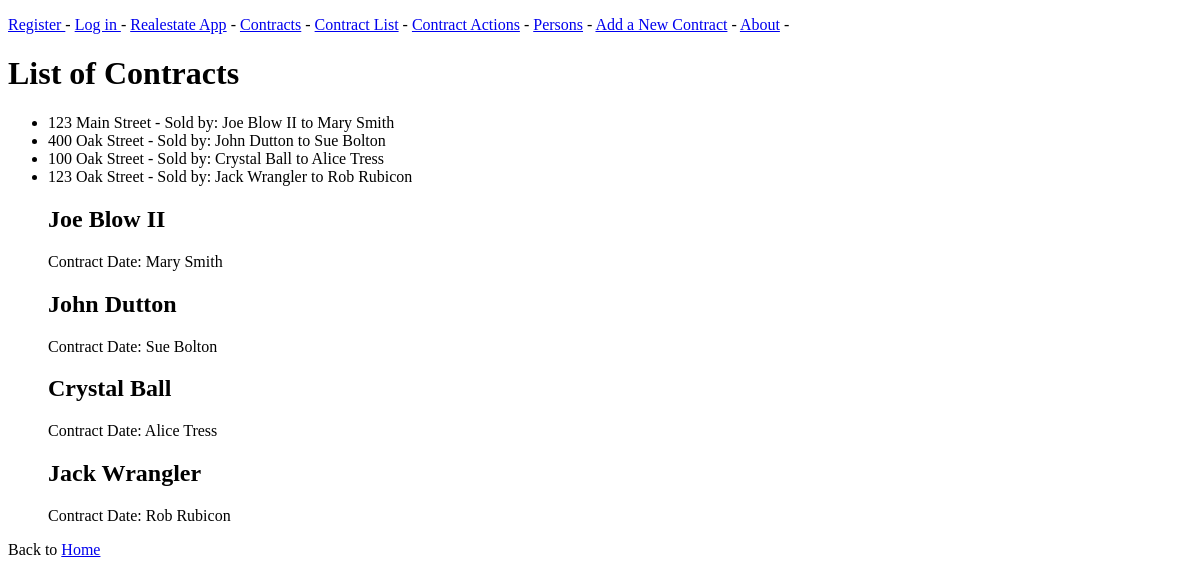
The app's page /contractlist/, older data.
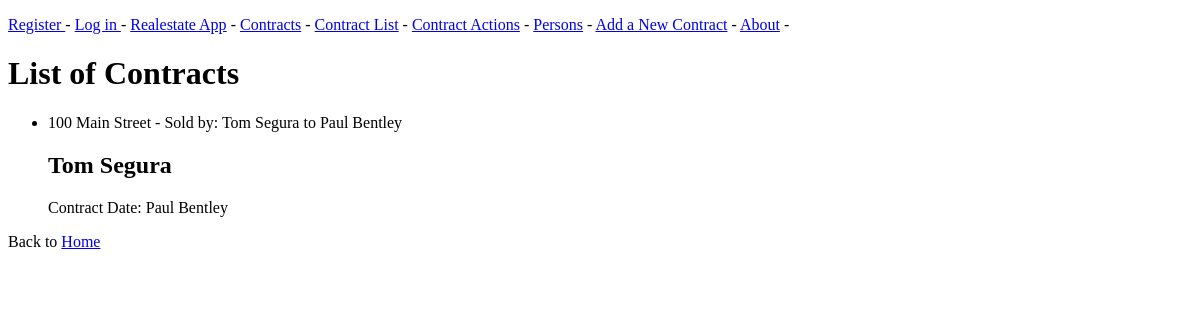
The same page, newer data.
### realestate_app/models.py (models this page shows, shortened)
class Contract(models.Model):
    seller = models.CharField(max_length=30, help_text="Enter Seller's Name")
    buyer = models.CharField(max_length=30, help_text="Enter Buyer's Name")
    listingAgent = models.CharField(max_length=30, help_text="Enter Listing Agent")
    buyingAgent = models.CharField(max_length=30, help_text="Enter Buying Agent")
    price = models.PositiveBigIntegerField(help_text="Enter Price")
    contractDate = models.DateTimeField(default=timezone.now, help_text="Enter Date of Contract")
    propertyAddress = models.CharField(max_length=30, help_text="Enter Property Addresss")
    AddDate = models.DateField(auto_now_add=True, null=True, verbose_name="created at")
    class Meta:
        ordering = ["seller"]

### realestate_app/views.py (the view)
# urls.py: path('contractlist/', views.contractlist, name='contractlist'),
def contractlist(request):
    contractlist = Contract.objects.order_by('AddDate')
    context = {'contractlist': contractlist}
    return render(request, 'realestate_app/contractlist.html', context)

### realestate_app/templates/realestate_app/contractlist.html (shortened to what this page needs)
{% extends "realestate_app/base.html" %}
    {% block content %}
  <h1> List of Contracts</h1>
  <ul>
    {% for each in contractlist %}
      <li>{{ each.propertyAddress }} - Sold by:  {{ each.seller }} to {{each.buyer }}</li>
    {% endfor %}
  </ul>
<ul>
{% for each in contractlist %}
  <h2>{{ each.propertyaddress }} {{ each.seller }}</h2>
  <p>Contract Date: {{ each.buyer}}</p>
  {% endfor %}
</ul>
  <p>Back to <a href="/">Home</a></p>
  {% endblock content %}

### realestate_app/templates/realestate_app/base.html (shortened to what this page needs)
<!DOCTYPE html>
<html lang="en">
<p>
    {% if user.is_authenticated %}
          Hello, {{ user.username }} -
          <a href="{% url 'users:logout' %}">Log out</a> -
        {% else %}
        <a href="{% url 'users:register' %}">Register  </a> -
        <a href="{% url 'users:login' %}">Log in  </a> -
        {% endif %}
    <a href="{% url 'realestate_app:index' %}">Realestate App</a>  -
    <a href="{% url 'realestate_app:contracts' %}">Contracts</a>  -
    <a href="{% url 'realestate_app:contractlist' %}">Contract List</a>  -
    <a href="{% url 'realestate_app:actions' %}">Contract Actions</a>  -
    <a href="{% url 'realestate_app:persons' %}">Persons</a>  -
    <a href="{% url 'realestate_app:new_contract' %}">Add a New Contract</a>  -
    <a href="{% url 'realestate_app:about' %}">About</a>  -
</p>
{% block content %}{% endblock content %}
</html>

Row changes from the older to the newer data that the page shows:
removed Contract: propertyAddress "400 Oak Street", seller "John Dutton", buyer "Sue Bolton"
removed Contract: propertyAddress "100 Oak Street", seller "Crystal Ball", buyer "Alice Tress"
removed Contract: propertyAddress "123 Oak Street", seller "Jack Wrangler", buyer "Rob Rubicon"
changed Contract: propertyAddress "123 Main Street" → "100 Main Street"; seller "Joe Blow II" → "Tom Segura"; buyer "Mary Smith" → "Paul Bentley"
